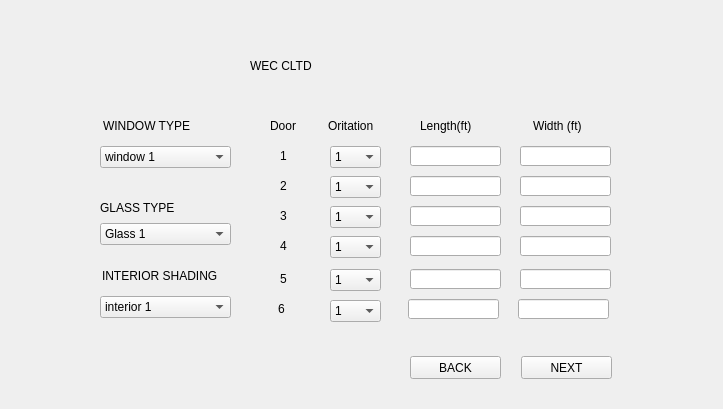
<?xml version="1.0" encoding="UTF-8"?>
<ui version="4.0">
 <class>MainWindow</class>
 <widget class="QMainWindow" name="MainWindow">
  <property name="geometry">
   <rect>
    <x>0</x>
    <y>0</y>
    <width>723</width>
    <height>409</height>
   </rect>
  </property>
  <property name="windowTitle">
   <string>MainWindow</string>
  </property>
  <widget class="QWidget" name="centralwidget">
   <widget class="QPushButton" name="nextpushButton">
    <property name="geometry">
     <rect>
      <x>521</x>
      <y>356</y>
      <width>91</width>
      <height>23</height>
     </rect>
    </property>
    <property name="text">
     <string>NEXT</string>
    </property>
   </widget>
   <widget class="QLabel" name="title">
    <property name="geometry">
     <rect>
      <x>250</x>
      <y>30</y>
      <width>191</width>
      <height>71</height>
     </rect>
    </property>
    <property name="styleSheet">
     <string notr="true">font: 28pt &quot;Tahoma&quot;;</string>
    </property>
    <property name="text">
     <string>WEC CLTD</string>
    </property>
   </widget>
   <widget class="QLabel" name="textcity_8">
    <property name="geometry">
     <rect>
      <x>280</x>
      <y>236</y>
      <width>21</width>
      <height>20</height>
     </rect>
    </property>
    <property name="styleSheet">
     <string notr="true">font: 75 8pt &quot;Arial&quot;;
font: 87 9pt &quot;Arial Black&quot;;</string>
    </property>
    <property name="text">
     <string>4</string>
    </property>
   </widget>
   <widget class="QLabel" name="textcity_17">
    <property name="geometry">
     <rect>
      <x>533</x>
      <y>116</y>
      <width>71</width>
      <height>20</height>
     </rect>
    </property>
    <property name="styleSheet">
     <string notr="true">font: 75 8pt &quot;Arial&quot;;
font: 87 9pt &quot;Arial Black&quot;;</string>
    </property>
    <property name="text">
     <string>Width (ft)</string>
    </property>
   </widget>
   <widget class="QLineEdit" name="Ambiebt_temp_11">
    <property name="geometry">
     <rect>
      <x>520</x>
      <y>176</y>
      <width>91</width>
      <height>20</height>
     </rect>
    </property>
   </widget>
   <widget class="QLineEdit" name="Ambiebt_temp_12">
    <property name="geometry">
     <rect>
      <x>410</x>
      <y>206</y>
      <width>91</width>
      <height>20</height>
     </rect>
    </property>
   </widget>
   <widget class="QComboBox" name="textcity_18">
    <property name="geometry">
     <rect>
      <x>330</x>
      <y>206</y>
      <width>51</width>
      <height>22</height>
     </rect>
    </property>
    <item>
     <property name="text">
      <string>1</string>
     </property>
    </item>
    <item>
     <property name="text">
      <string>2</string>
     </property>
    </item>
    <item>
     <property name="text">
      <string>3</string>
     </property>
    </item>
   </widget>
   <widget class="QLabel" name="textcity_2">
    <property name="geometry">
     <rect>
      <x>103</x>
      <y>116</y>
      <width>101</width>
      <height>20</height>
     </rect>
    </property>
    <property name="styleSheet">
     <string notr="true">font: 75 8pt &quot;Arial&quot;;
font: 87 9pt &quot;Arial Black&quot;;</string>
    </property>
    <property name="text">
     <string>WINDOW TYPE</string>
    </property>
   </widget>
   <widget class="QLineEdit" name="Ambiebt_temp_13">
    <property name="geometry">
     <rect>
      <x>520</x>
      <y>146</y>
      <width>91</width>
      <height>20</height>
     </rect>
    </property>
   </widget>
   <widget class="QLabel" name="textcity_19">
    <property name="geometry">
     <rect>
      <x>328</x>
      <y>116</y>
      <width>71</width>
      <height>20</height>
     </rect>
    </property>
    <property name="styleSheet">
     <string notr="true">font: 75 8pt &quot;Arial&quot;;
font: 87 9pt &quot;Arial Black&quot;;</string>
    </property>
    <property name="text">
     <string>Oritation</string>
    </property>
   </widget>
   <widget class="QLabel" name="textcity_20">
    <property name="geometry">
     <rect>
      <x>280</x>
      <y>176</y>
      <width>16</width>
      <height>20</height>
     </rect>
    </property>
    <property name="styleSheet">
     <string notr="true">font: 75 8pt &quot;Arial&quot;;
font: 87 9pt &quot;Arial Black&quot;;</string>
    </property>
    <property name="text">
     <string>2</string>
    </property>
   </widget>
   <widget class="QLineEdit" name="Ambiebt_temp_14">
    <property name="geometry">
     <rect>
      <x>410</x>
      <y>236</y>
      <width>91</width>
      <height>20</height>
     </rect>
    </property>
   </widget>
   <widget class="QLineEdit" name="Ambiebt_temp_15">
    <property name="geometry">
     <rect>
      <x>410</x>
      <y>146</y>
      <width>91</width>
      <height>20</height>
     </rect>
    </property>
   </widget>
   <widget class="QLabel" name="textcity_21">
    <property name="geometry">
     <rect>
      <x>420</x>
      <y>116</y>
      <width>71</width>
      <height>20</height>
     </rect>
    </property>
    <property name="styleSheet">
     <string notr="true">font: 75 8pt &quot;Arial&quot;;
font: 87 9pt &quot;Arial Black&quot;;</string>
    </property>
    <property name="text">
     <string>Length(ft)</string>
    </property>
   </widget>
   <widget class="QLabel" name="textcity_22">
    <property name="geometry">
     <rect>
      <x>270</x>
      <y>116</y>
      <width>41</width>
      <height>20</height>
     </rect>
    </property>
    <property name="styleSheet">
     <string notr="true">font: 75 8pt &quot;Arial&quot;;
font: 87 9pt &quot;Arial Black&quot;;</string>
    </property>
    <property name="text">
     <string>Door</string>
    </property>
   </widget>
   <widget class="QLineEdit" name="Ambiebt_temp_16">
    <property name="geometry">
     <rect>
      <x>410</x>
      <y>176</y>
      <width>91</width>
      <height>20</height>
     </rect>
    </property>
   </widget>
   <widget class="QLabel" name="textcity_23">
    <property name="geometry">
     <rect>
      <x>280</x>
      <y>146</y>
      <width>16</width>
      <height>20</height>
     </rect>
    </property>
    <property name="styleSheet">
     <string notr="true">font: 75 8pt &quot;Arial&quot;;
font: 87 9pt &quot;Arial Black&quot;;</string>
    </property>
    <property name="text">
     <string>1</string>
    </property>
   </widget>
   <widget class="QComboBox" name="textcity_24">
    <property name="geometry">
     <rect>
      <x>330</x>
      <y>236</y>
      <width>51</width>
      <height>22</height>
     </rect>
    </property>
    <item>
     <property name="text">
      <string>1</string>
     </property>
    </item>
    <item>
     <property name="text">
      <string>2</string>
     </property>
    </item>
    <item>
     <property name="text">
      <string>3</string>
     </property>
    </item>
   </widget>
   <widget class="QLabel" name="textcity_25">
    <property name="geometry">
     <rect>
      <x>280</x>
      <y>206</y>
      <width>21</width>
      <height>20</height>
     </rect>
    </property>
    <property name="styleSheet">
     <string notr="true">font: 75 8pt &quot;Arial&quot;;
font: 87 9pt &quot;Arial Black&quot;;</string>
    </property>
    <property name="text">
     <string>3</string>
    </property>
   </widget>
   <widget class="QComboBox" name="textcity_26">
    <property name="geometry">
     <rect>
      <x>330</x>
      <y>146</y>
      <width>51</width>
      <height>22</height>
     </rect>
    </property>
    <item>
     <property name="text">
      <string>1</string>
     </property>
    </item>
    <item>
     <property name="text">
      <string>2</string>
     </property>
    </item>
    <item>
     <property name="text">
      <string>3</string>
     </property>
    </item>
   </widget>
   <widget class="QComboBox" name="textcity_27">
    <property name="geometry">
     <rect>
      <x>100</x>
      <y>146</y>
      <width>131</width>
      <height>22</height>
     </rect>
    </property>
    <item>
     <property name="text">
      <string>window 1</string>
     </property>
    </item>
    <item>
     <property name="text">
      <string>window 2</string>
     </property>
    </item>
    <item>
     <property name="text">
      <string>window 3</string>
     </property>
    </item>
   </widget>
   <widget class="QLineEdit" name="Ambiebt_temp_17">
    <property name="geometry">
     <rect>
      <x>520</x>
      <y>206</y>
      <width>91</width>
      <height>20</height>
     </rect>
    </property>
   </widget>
   <widget class="QComboBox" name="textcity_28">
    <property name="geometry">
     <rect>
      <x>330</x>
      <y>176</y>
      <width>51</width>
      <height>22</height>
     </rect>
    </property>
    <item>
     <property name="text">
      <string>1</string>
     </property>
    </item>
    <item>
     <property name="text">
      <string>2</string>
     </property>
    </item>
    <item>
     <property name="text">
      <string>3</string>
     </property>
    </item>
   </widget>
   <widget class="QLineEdit" name="Ambiebt_temp_18">
    <property name="geometry">
     <rect>
      <x>520</x>
      <y>236</y>
      <width>91</width>
      <height>20</height>
     </rect>
    </property>
   </widget>
   <widget class="QPushButton" name="nextpushButton_2">
    <property name="geometry">
     <rect>
      <x>410</x>
      <y>356</y>
      <width>91</width>
      <height>23</height>
     </rect>
    </property>
    <property name="text">
     <string>BACK</string>
    </property>
   </widget>
   <widget class="QLabel" name="textcity_29">
    <property name="geometry">
     <rect>
      <x>280</x>
      <y>269</y>
      <width>21</width>
      <height>20</height>
     </rect>
    </property>
    <property name="styleSheet">
     <string notr="true">font: 75 8pt &quot;Arial&quot;;
font: 87 9pt &quot;Arial Black&quot;;</string>
    </property>
    <property name="text">
     <string>5</string>
    </property>
   </widget>
   <widget class="QComboBox" name="textcity_30">
    <property name="geometry">
     <rect>
      <x>330</x>
      <y>269</y>
      <width>51</width>
      <height>22</height>
     </rect>
    </property>
    <item>
     <property name="text">
      <string>1</string>
     </property>
    </item>
    <item>
     <property name="text">
      <string>2</string>
     </property>
    </item>
    <item>
     <property name="text">
      <string>3</string>
     </property>
    </item>
   </widget>
   <widget class="QLineEdit" name="Ambiebt_temp_19">
    <property name="geometry">
     <rect>
      <x>410</x>
      <y>269</y>
      <width>91</width>
      <height>20</height>
     </rect>
    </property>
   </widget>
   <widget class="QLineEdit" name="Ambiebt_temp_20">
    <property name="geometry">
     <rect>
      <x>520</x>
      <y>269</y>
      <width>91</width>
      <height>20</height>
     </rect>
    </property>
   </widget>
   <widget class="QLabel" name="textcity_31">
    <property name="geometry">
     <rect>
      <x>278</x>
      <y>299</y>
      <width>21</width>
      <height>20</height>
     </rect>
    </property>
    <property name="styleSheet">
     <string notr="true">font: 75 8pt &quot;Arial&quot;;
font: 87 9pt &quot;Arial Black&quot;;</string>
    </property>
    <property name="text">
     <string>6</string>
    </property>
   </widget>
   <widget class="QLineEdit" name="Ambiebt_temp_21">
    <property name="geometry">
     <rect>
      <x>408</x>
      <y>299</y>
      <width>91</width>
      <height>20</height>
     </rect>
    </property>
   </widget>
   <widget class="QLineEdit" name="Ambiebt_temp_22">
    <property name="geometry">
     <rect>
      <x>518</x>
      <y>299</y>
      <width>91</width>
      <height>20</height>
     </rect>
    </property>
   </widget>
   <widget class="QLabel" name="textcity_33">
    <property name="geometry">
     <rect>
      <x>100</x>
      <y>198</y>
      <width>91</width>
      <height>20</height>
     </rect>
    </property>
    <property name="styleSheet">
     <string notr="true">font: 75 8pt &quot;Arial&quot;;
font: 87 9pt &quot;Arial Black&quot;;</string>
    </property>
    <property name="text">
     <string>GLASS TYPE</string>
    </property>
   </widget>
   <widget class="QComboBox" name="textcity_34">
    <property name="geometry">
     <rect>
      <x>100</x>
      <y>223</y>
      <width>131</width>
      <height>22</height>
     </rect>
    </property>
    <item>
     <property name="text">
      <string>Glass 1</string>
     </property>
    </item>
    <item>
     <property name="text">
      <string>Glass 2</string>
     </property>
    </item>
    <item>
     <property name="text">
      <string>Glass 3</string>
     </property>
    </item>
   </widget>
   <widget class="QLabel" name="textcity_35">
    <property name="geometry">
     <rect>
      <x>102</x>
      <y>266</y>
      <width>121</width>
      <height>20</height>
     </rect>
    </property>
    <property name="styleSheet">
     <string notr="true">font: 75 8pt &quot;Arial&quot;;
font: 87 9pt &quot;Arial Black&quot;;</string>
    </property>
    <property name="text">
     <string>INTERIOR SHADING</string>
    </property>
   </widget>
   <widget class="QComboBox" name="textcity_36">
    <property name="geometry">
     <rect>
      <x>100</x>
      <y>296</y>
      <width>131</width>
      <height>22</height>
     </rect>
    </property>
    <item>
     <property name="text">
      <string>interior 1</string>
     </property>
    </item>
    <item>
     <property name="text">
      <string>interior 2</string>
     </property>
    </item>
    <item>
     <property name="text">
      <string>interior 3</string>
     </property>
    </item>
   </widget>
   <widget class="QComboBox" name="textcity_32">
    <property name="geometry">
     <rect>
      <x>330</x>
      <y>300</y>
      <width>51</width>
      <height>22</height>
     </rect>
    </property>
    <item>
     <property name="text">
      <string>1</string>
     </property>
    </item>
    <item>
     <property name="text">
      <string>2</string>
     </property>
    </item>
    <item>
     <property name="text">
      <string>3</string>
     </property>
    </item>
   </widget>
  </widget>
 </widget>
 <resources/>
 <connections/>
</ui>
